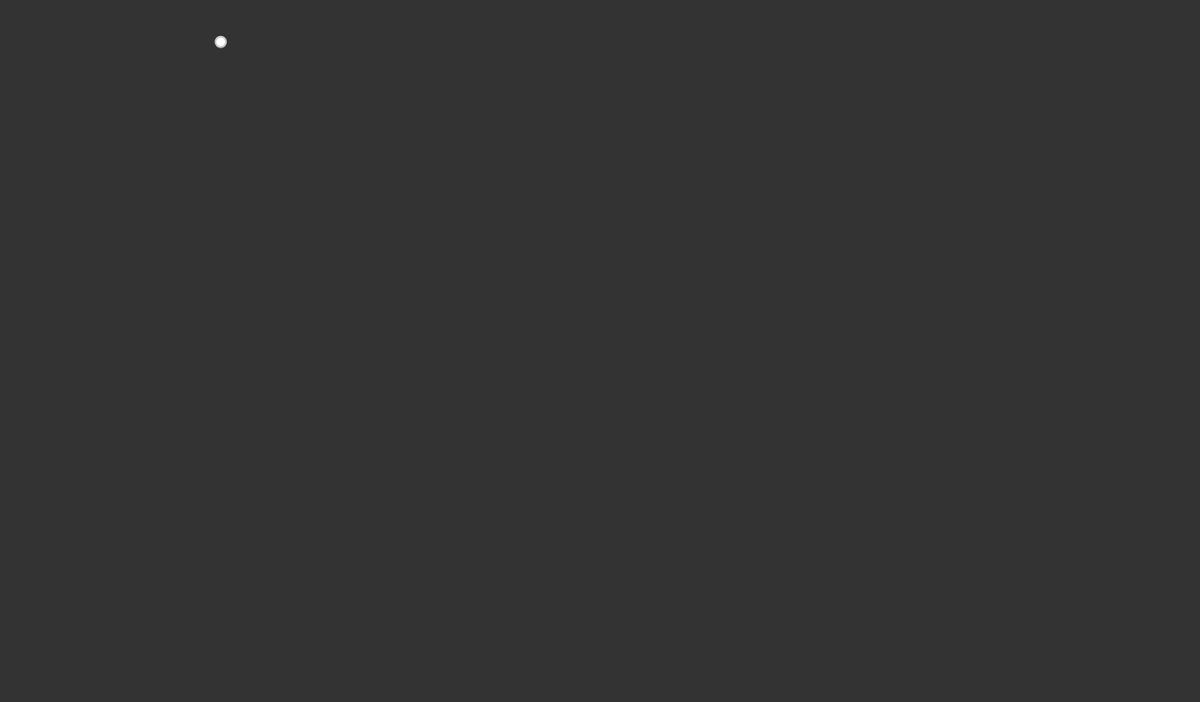
Frame 1 (no input)
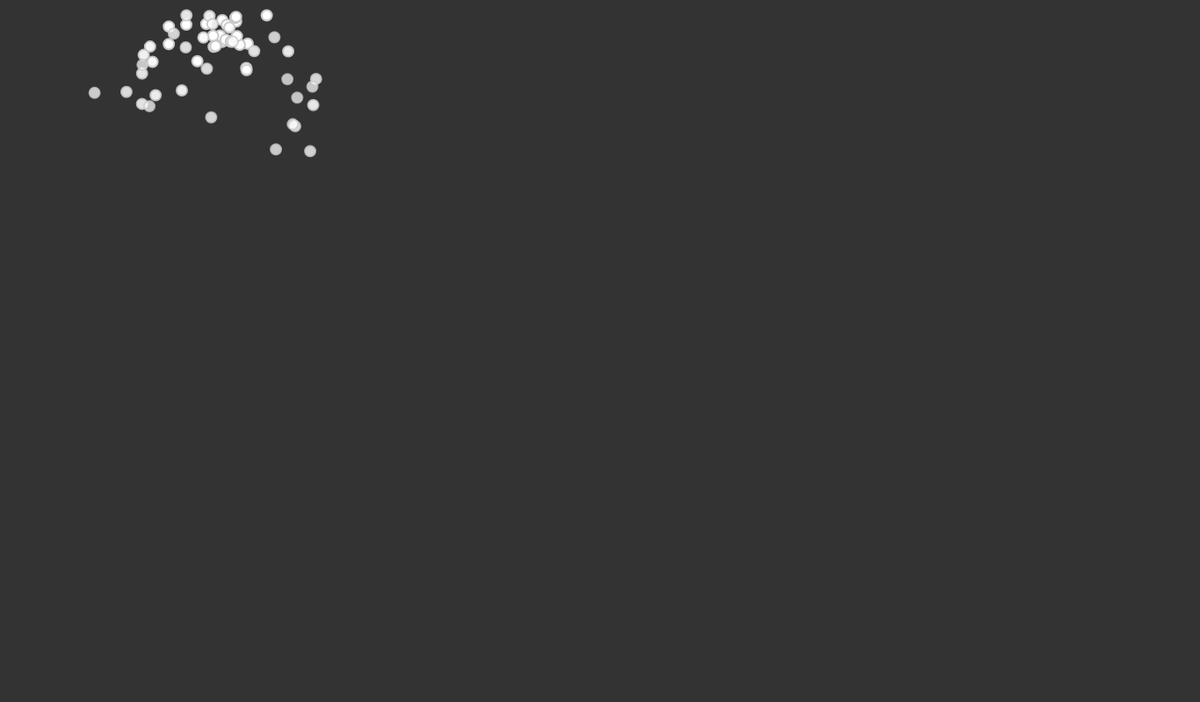
Frame 60 (no input)
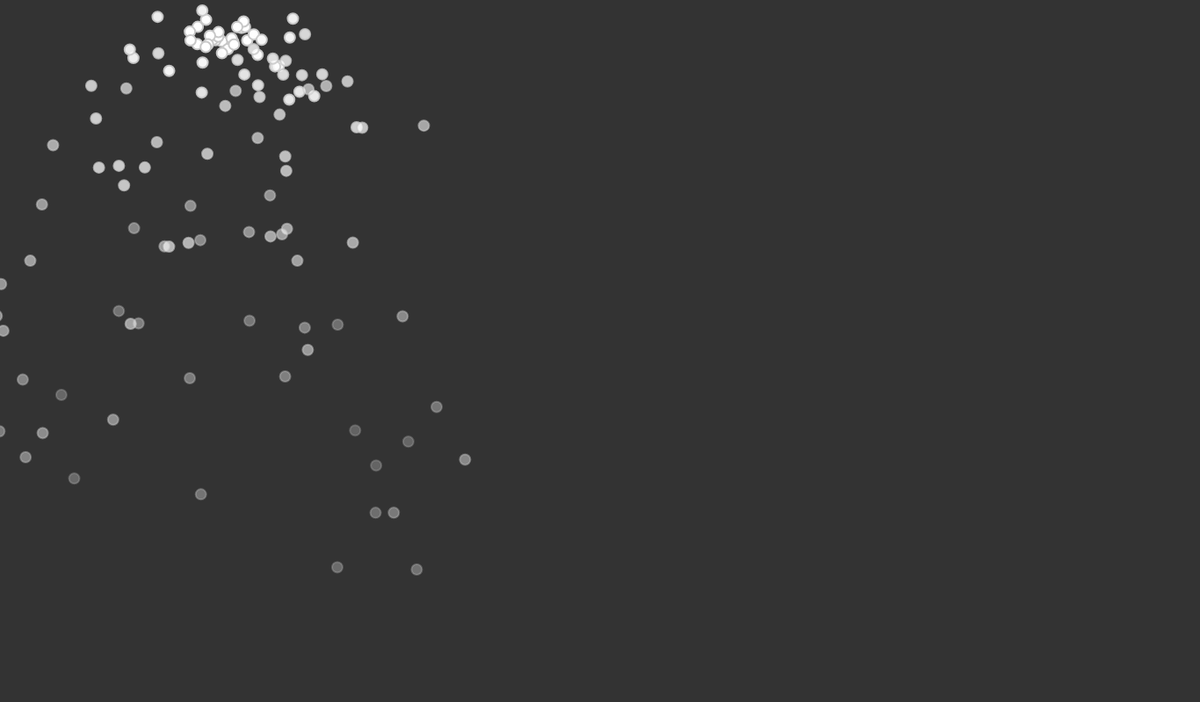
Frame 120 (the mouse pressed at the canvas centre since frame 60)

The p5.js sketch that drew these frames (run headless with seeded random() and noise() and a simulated clock; from frame 60 on, the mouse is pressed at the canvas centre):

// p5.js sketch
// ── sketch.js
let system;

function setup() {
    createCanvas(1366, 800);
    system = new ParticleSystem(createVector(250, 50));
}

function draw() {
    {
        // ellipse(mouseX, mouseY, 12, 12);
        // if (mouseIsPressed)
        //     fill(0);
        // else
        //     fill(255);
        // noStroke();
    }
    background(51);
    system.addParticle();
    system.run();
}

let Particle = function (position) {
    this.acceleration = createVector(0, 0.1);
    this.velocity = createVector(random(-3, 3), random(-3, 0));
    this.position = position.copy();
    this.lifespan = 300;
};

Particle.prototype.run = function() {
    this.update();
    this.display();
  };
  
  // Method to update position
  Particle.prototype.update = function(){
    this.velocity.add(this.acceleration);
    this.position.add(this.velocity);
    this.lifespan -= 2;
  };
  
  // Method to display
  Particle.prototype.display = function() {
    stroke(200, this.lifespan);
    strokeWeight(2);
    fill(300, this.lifespan);
    ellipse(this.position.x, this.position.y, 12, 12);
  };
  
  // Is the particle still useful?
  Particle.prototype.isDead = function(){
    return this.lifespan < 0;
  };
  
  let ParticleSystem = function(position) {
    this.origin = position.copy();
    this.particles = [];
  };
  
  ParticleSystem.prototype.addParticle = function() {
    this.particles.push(new Particle(this.origin));
  };
  
  ParticleSystem.prototype.run = function() {
    for (let i = this.particles.length-1; i >= 0; i--) {
      let p = this.particles[i];
      p.run();
      if (p.isDead()) {
        this.particles.splice(i, 1);
      }
    }
  };
  
// ── learnP5.html
<!DOCTYPE html>
<html lang="en">
<head>
    <meta charset="UTF-8">
    <meta name="viewport" content="width=device-width, initial-scale=1.0">
    <meta http-equiv="X-UA-Compatible" content="ie=edge">
    <script src="../p5/p5.js"></script>
    <script src="sketch.js"></script>
    <title>Document</title>
</head>
<body>
    
</body>
</html>
